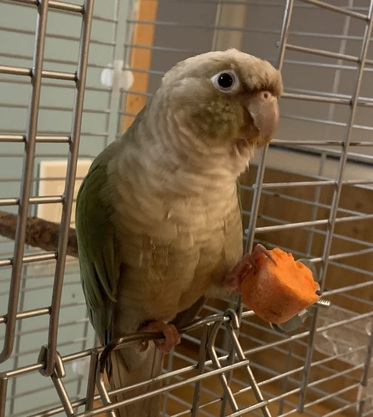
#> input picture part1/example.jpg, 373 x 417 px
$ python denormalize.py example.jpg out.png 1.0 1.0
#> lines starting #> are read from the running program, lines starting #| are printed output that depends on the picture
#
# denormalize.py : Apply a rotation and scaling to an image
#
# D. Crandall, Jan 2024
#

from PIL import Image
from PIL import ImageFilter
import math
import sys
import random
import copy

if __name__ == '__main__':

    if(len(sys.argv) < 2):
        raise Exception("error: please give an input and output image filename as parameters, as well as rotation angle (in degrees) and a scaling factor: \n"
                     "python3 pichu_devil.py [input] [output] [angle] [factor]")

    # Load an image
    im = Image.open(sys.argv[1]).convert('RGB')
#> im is the input picture: PIL image 373x417 RGB; mean R, G, B 117, 97.6, 72.2
    angle = float(sys.argv[3])
    factor = float(sys.argv[4])

    im = im.resize((int(im.width*factor), int(im.height*factor)), resample=Image.BICUBIC)
    im = im.rotate(angle, expand=True, resample=Image.BICUBIC,  fillcolor=(255,255,255), center=(int(im.width/2), int(im.height/2)))
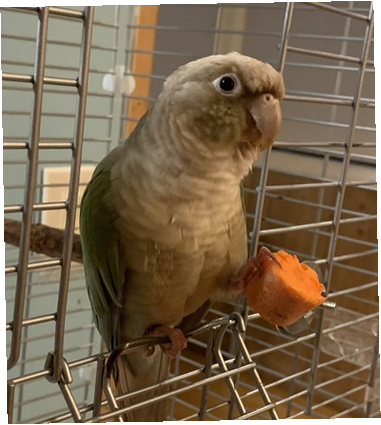
#> im: PIL image 381x425 RGB; mean R, G, B 122, 103.3, 78.9

    # Save the image
    im.save(sys.argv[2])
